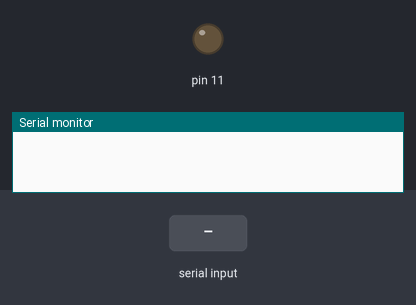
The sketch below on a simulated Arduino Uno, built with avr-gcc and run on an emulated ATmega328P. Shown: output pins drawn as LEDs (lit = HIGH), the last lines printed to the serial monitor. Inputs (shaded band) come from the test bench.

Above: at 1.2 s.
1.3 s: "1\n" received over Serial
At 1.7 s:
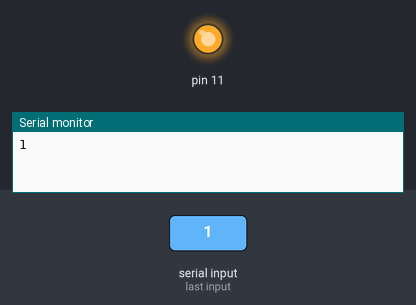
2.8 s: "0\n" received over Serial
At 4.0 s:
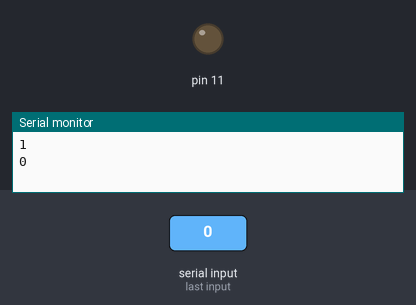
Timing chart, 0 to 5.8 s (numbered marks = the images above; inputs shaded):
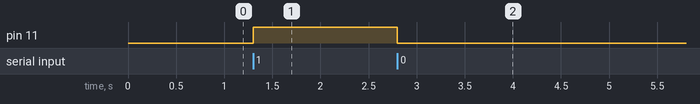

The sketch:

btled.ino
```cpp
char Incoming_value = 0;

void setup()
{
  Serial.begin(9600);
  pinMode(11, OUTPUT);
}

void loop()
{
  if(Serial.available() > 0)
  {
    Incoming_value = Serial.read();
    Serial.print(Incoming_value);
    Serial.print("\n");
    if(Incoming_value == '1')
      digitalWrite(11, HIGH);
    else if(Incoming_value == '0')
      digitalWrite(11, LOW);
  }
}
```

Measured:
- after the input at 1.3 s, pin 11: LOW → HIGH at once
- after the input at 2.8 s, pin 11: HIGH → LOW at once
